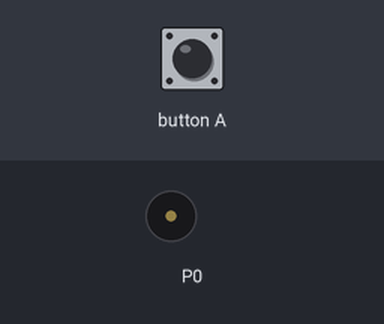
Bench run of a program on a simulated BBC micro:bit (MakeCode). On the bench: buzzer (waves = sounding). The test bench sets the inputs (shaded band).

Above: at 1.2 s.
1.3 s: button A pressed for 0.15 s
At 1.8 s:
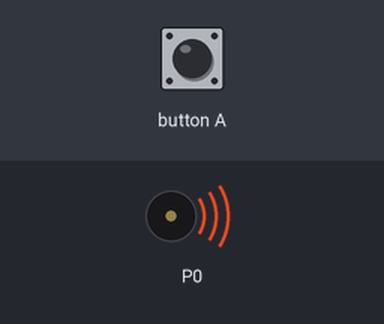
Timing chart, 0 to 10.4 s (numbered marks = the images above; inputs shaded):
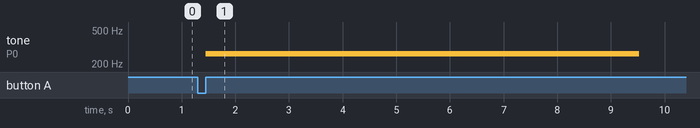

The program:

main.ts
```typescript
input.onButtonPressed(Button.A, function () {
    music.playTone(262, music.beat(BeatFraction.Whole))
    music.playTone(262, music.beat(BeatFraction.Whole))
    music.playTone(262, music.beat(BeatFraction.Whole))
    music.playTone(262, music.beat(BeatFraction.Whole))
    music.playTone(262, music.beat(BeatFraction.Whole))
    music.playTone(262, music.beat(BeatFraction.Whole))
    music.playTone(262, music.beat(BeatFraction.Whole))
    music.playTone(262, music.beat(BeatFraction.Whole))
    music.playTone(262, music.beat(BeatFraction.Whole))
    music.playTone(262, music.beat(BeatFraction.Whole))
    music.playTone(262, music.beat(BeatFraction.Whole))
    music.playTone(262, music.beat(BeatFraction.Whole))
    music.playTone(262, music.beat(BeatFraction.Whole))
    music.playTone(262, music.beat(BeatFraction.Whole))
    music.playTone(262, music.beat(BeatFraction.Whole))
    music.playTone(262, music.beat(BeatFraction.Whole))
})
```

test.ts
```typescript
// aquí va el archivo "tests"; esto no se compilará cuando este paquete se utilice como una extensión.
```

Measured:
- after the input at 1.3 s, tone on P0: silent → 262 Hz after 0.15 s, → silent 8.1 s later
